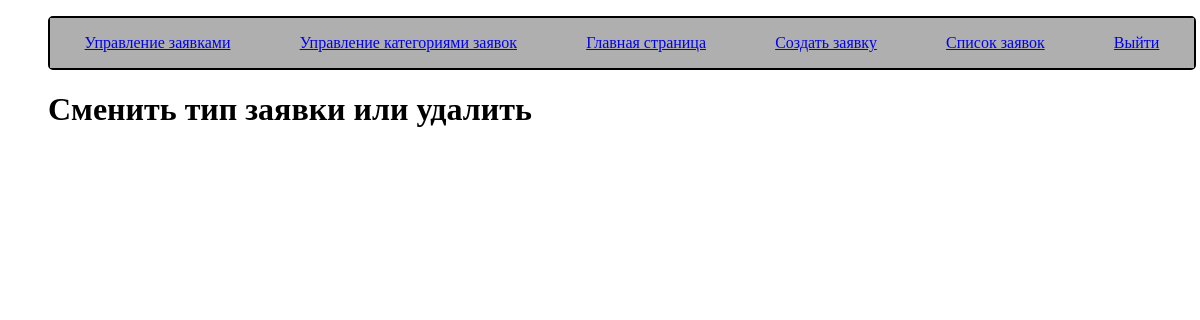
/interior/admin_list/ (signed in), run on an earlier commit of the app's database.
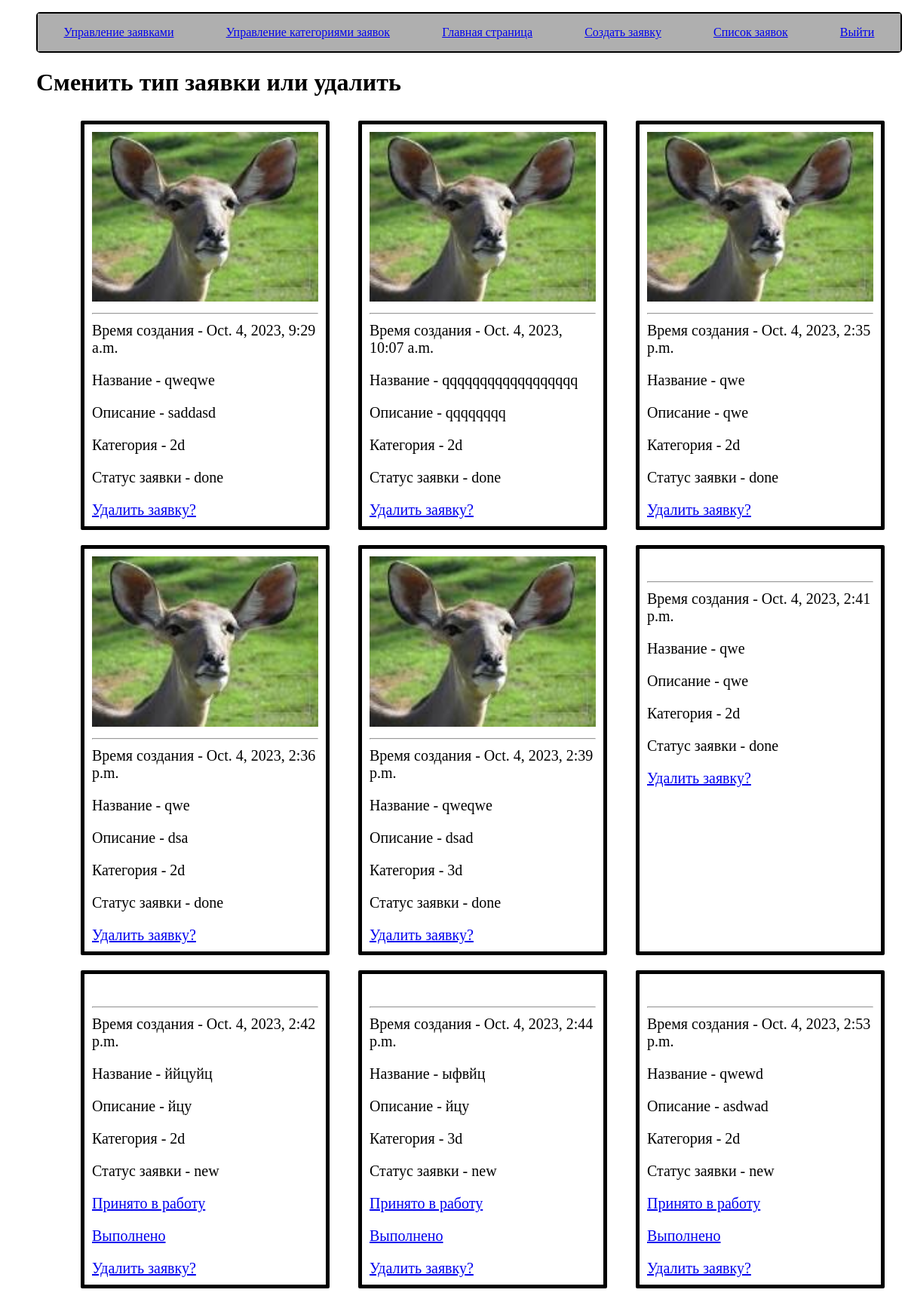
And on a later commit of the database.
### interior/models.py (models this page shows, shortened)
class Zayavka(models.Model):
    STATUS = (
        ('new', 'Новая'),
        ('done', 'Выполнено'),
        ('accepted', 'Принято в работу'),
    )
    name_z = models.CharField('Название', max_length = 30 )
    desc_z = models.TextField('Описание', max_length = 300)
    category = models.ForeignKey(Category,verbose_name="Категория",on_delete=models.CASCADE,null=True,blank=True)
    status = models.CharField(max_length=10, choices=STATUS, default='new',blank=True,null=True, help_text='Состояние заявки')
    time_z = models.DateTimeField(auto_now_add=True, editable=True,verbose_name="Время создания",blank=True,null=True, )
    image = models.FileField(validators=[file_size])
    user_z = models.ForeignKey(User,verbose_name="пользователь", on_delete=models.SET_NULL,null=True,blank=True)
    image_done = models.FileField(null=True,blank=True)
    comment = models.TextField('Комментарий', max_length=300,null=True,blank=True)
    def get_absolute_url(self):
        return reverse('deletez', args=[str(self.id)])
    def set_accepted(self):
        return reverse('accept', args=[str(self.id)])
    def set_done(self):
        return reverse('done', args=[str(self.id)])

class Category(models.Model):
    name_category = models.CharField('Название', max_length = 30 )
    def __str__(self):
        return self.name_category

### interior/views.py (the view)
# urls.py: url('admin_list/', views.AdminListZ.as_view(), name='admin_list'),
class AdminListZ(PermissionRequiredMixin, ListView):
    template_name = 'admin_list.html'
    model = Zayavka
    paginate_by = 0
    permission_required = 'catalog.can_markd'

### interior/templates/admin_list.html (shortened to what this page needs)
{% extends "base_generic.html" %}
{% block content %}
    <h1>Сменить тип заявки или удалить</h1>
    <ul  class="cards">
      {% for z in zayavka_list %}
      <li class="card">
        <img src="{{ z.image.url }}" alt=""><hr>
        <p>Время создания - {{z.time_z}}</p>
        <p>Название - {{z.name_z}}</p>
        <p>Описание - {{z.desc_z}}</p>
        <p>Категория - {{z.category}}</p>
        <p>Статус заявки - {{z.status}}</p>
        {% if z.status == 'new' %}
        <p></p><a href="{{  z.set_accepted}}">Принято в работу</a></p>
        <p><a href="{{  z.set_done}}">Выполнено</a></p>
        {%endif%}
      <a href="{{  z.get_absolute_url}}">Удалить заявку?</a>
      </li>
      {% endfor %}
    </ul>
{% endblock %}

### interior/templates/base_generic.html (shortened to what this page needs)
{%load static%}
<!DOCTYPE html>
<html lang="ru">
<head>
    <link rel="stylesheet" href="{% static 'css/style.css'%}">
</head>
<body>
    <div>
        <ul>
            <header>
                <nav class="asd">
                    {% if user.is_staff%}
                    <li><a href="{%url 'admin_list'%}">Управление заявками</a></li>
                    <li><a href="{%url 'category_list'%}">Управление категориями заявок</a></li>
                    {%endif%}
                    {% if user.is_authenticated%}
                    <li><a href="{%url 'index'%}">Главная страница</a></li>
                    <li><a href="{%url 'createz'%}">Создать заявку</a></li>
                    <li><a href="{%url 'listz'%}">Список заявок</a></li>
                    <li><a href="{% url 'logout' %}">Выйти</a></li>
                    {%else%}
                    <li><a href="{% url 'login' %}">Войти</a></li>
                    <li><a href="{%url 'reg'%}">Зарегистрироваться</a></li>
                    {%endif%}
                </nav>
            </header>
            {%block content%}{%endblock%}
        </ul>
    </div>
</body>
</html>

### static/css/style.css (style rules this page uses)
.card { padding: 10px; max-width: 300px; margin: 10px; list-style-type: none; border: 5px solid black; border-radius: 2px; font-size: 20px; display: block; }
.cards { display: flex; border: 5px black; border-color:black; flex-wrap: wrap; justify-content: space-around; }
li { list-style-type: none; display:flex; }
.asd { height:100%; display: flex; list-style-type: none; justify-content: space-around; background-color: rgb(175, 175, 175); align-items: center; }
header { width: 100%; height:50px; margin: 0 0 20px 0; border: 2px solid black; border-radius: 5px; }
p { margin-top: 0; padding-top:0; }
img { width: 100%; }

What changed in the data, as far as the page shows it:
added Zayavka: image (picture), time_z "Oct. 4, 2023, 9:29 a.m.", name_z "qweqwe", desc_z "saddasd", category "2d", status "done"
added Zayavka: image (picture), time_z "Oct. 4, 2023, 10:07 a.m.", name_z "qqqqqqqqqqqqqqqqqq", desc_z "qqqqqqqq", category "2d", status "done"
added Zayavka: image (picture), time_z "Oct. 4, 2023, 2:35 p.m.", name_z "qwe", desc_z "qwe", category "2d", status "done"
added Zayavka: image (picture), time_z "Oct. 4, 2023, 2:36 p.m.", name_z "qwe", desc_z "dsa", category "2d", status "done"
added Zayavka: image (picture), time_z "Oct. 4, 2023, 2:39 p.m.", name_z "qweqwe", desc_z "dsad", category "3d", status "done"
added Zayavka: time_z "Oct. 4, 2023, 2:41 p.m.", name_z "qwe", desc_z "qwe", category "2d", status "done"
added Zayavka: time_z "Oct. 4, 2023, 2:42 p.m.", name_z "ййцуйц", desc_z "йцу", category "2d", status "new"
added Zayavka: time_z "Oct. 4, 2023, 2:44 p.m.", name_z "ыфвйц", desc_z "йцу", category "3d", status "new"
added Zayavka: time_z "Oct. 4, 2023, 2:53 p.m.", name_z "qwewd", desc_z "asdwad", category "2d", status "new"
